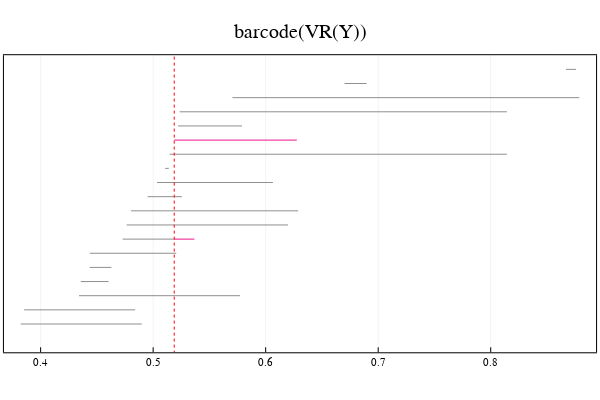

Notebook source saved alongside this figure:
### Code cell
# explore baseline and offset bar extensions
return_extension_results_at_parameter(extension)

### Figure 1 — Plotly figure (JSON) as saved in the notebook; plotly's stock layout.template omitted (floating-point values rounded to 4 significant figures)
{"data": [{"colorbar": {"title": ""}, "hoverinfo": "text", "legendgroup": "y1", "line": {"color": "rgba(143, 143, 143, 1.000)", "dash": "solid", "shape": "linear", "width": 1}, "mode": "lines", "name": "y1", "showlegend": true, "text": ["class 1", "class 1"], "type": "scatter", "x": [0.3823, 0.4899], "xaxis": "x1", "y": [1, 1], "yaxis": "y1", "zmax": null, "zmin": null}, {"colorbar": {"title": ""}, "hoverinfo": "text", "legendgroup": "y2", "line": {"color": "rgba(143, 143, 143, 1.000)", "dash": "solid", "shape": "linear", "width": 1}, "mode": "lines", "name": "y2", "showlegend": true, "text": ["class 8", "class 8"], "type": "scatter", "x": [0.3854, 0.484], "xaxis": "x1", "y": [2, 2], "yaxis": "y1", "zmax": null, "zmin": null}, {"colorbar": {"title": ""}, "hoverinfo": "text", "legendgroup": "y3", "line": {"color": "rgba(143, 143, 143, 1.000)", "dash": "solid", "shape": "linear", "width": 1}, "mode": "lines", "name": "y3", "showlegend": true, "text": ["class 9", "class 9"], "type": "scatter", "x": [0.4341, 0.5771], "xaxis": "x1", "y": [3, 3], "yaxis": "y1", "zmax": null, "zmin": null}, {"colorbar": {"title": ""}, "hoverinfo": "text", "legendgroup": "y4", "line": {"color": "rgba(143, 143, 143, 1.000)", "dash": "solid", "shape": "linear", "width": 1}, "mode": "lines", "name": "y4", "showlegend": true, "text": ["class 10", "class 10"], "type": "scatter", "x": [0.4357, 0.4604], "xaxis": "x1", "y": [4, 4], "yaxis": "y1", "zmax": null, "zmin": null}, {"colorbar": {"title": ""}, "hoverinfo": "text", "legendgroup": "y5", "line": {"color": "rgba(143, 143, 143, 1.000)", "dash": "solid", "shape": "linear", "width": 1}, "mode": "lines", "name": "y5", "showlegend": true, "text": ["class 2", "class 2"], "type": "scatter", "x": [0.4436, 0.4629], "xaxis": "x1", "y": [5, 5], "yaxis": "y1", "zmax": null, "zmin": null}, {"colorbar": {"title": ""}, "hoverinfo": "text", "legendgroup": "y6", "line": {"color": "rgba(143, 143, 143, 1.000)", "dash": "solid", "shape": "linear", "width": 1}, "mode": "lines", "name": "y6", "showlegend": true, "text": ["class 3", "class 3"], "type": "scatter", "x": [0.4436, 0.5205], "xaxis": "x1", "y": [6, 6], "yaxis": "y1", "zmax": null, "zmin": null}, {"colorbar": {"title": ""}, "hoverinfo": "text", "legendgroup": "y7", "line": {"color": "rgba(143, 143, 143, 1.000)", "dash": "solid", "shape": "linear", "width": 1}, "mode": "lines", "name": "y7", "showlegend": true, "text": ["class 18", "class 18"], "type": "scatter", "x": [0.4729, 0.5187], "xaxis": "x1", "y": [7, 7], "yaxis": "y1", "zmax": null, "zmin": null}, {"colorbar": {"title": ""}, "hoverinfo": "text", "legendgroup": "y8", "line": {"color": "rgba(238, 18, 137, 1.000)", "dash": "solid", "shape": "linear", "width": 1}, "mode": "lines", "name": "y8", "showlegend": true, "text": ["class 18", "class 18"], "type": "scatter", "x": [0.5187, 0.5366], "xaxis": "x1", "y": [7, 7], "yaxis": "y1", "zmax": null, "zmin": null}, {"colorbar": {"title": ""}, "hoverinfo": "text", "legendgroup": "y9", "line": {"color": "rgba(143, 143, 143, 1.000)", "dash": "solid", "shape": "linear", "width": 1}, "mode": "lines", "name": "y9", "showlegend": true, "text": ["class 19", "class 19"], "type": "scatter", "x": [0.4764, 0.6198], "xaxis": "x1", "y": [8, 8], "yaxis": "y1", "zmax": null, "zmin": null}, {"colorbar": {"title": ""}, "hoverinfo": "text", "legendgroup": "y10", "line": {"color": "rgba(143, 143, 143, 1.000)", "dash": "solid", "shape": "linear", "width": 1}, "mode": "lines", "name": "y10", "showlegend": true, "text": ["class 4", "class 4"], "type": "scatter", "x": [0.4803, 0.6289], "xaxis": "x1", "y": [9, 9], "yaxis": "y1", "zmax": null, "zmin": null}, {"colorbar": {"title": ""}, "hoverinfo": "text", "legendgroup": "y11", "line": {"color": "rgba(143, 143, 143, 1.000)", "dash": "solid", "shape": "linear", "width": 1}, "mode": "lines", "name": "y11", "showlegend": true, "text": ["class 11", "class 11"], "type": "scatter", "x": [0.4951, 0.5256], "xaxis": "x1", "y": [10, 10], "yaxis": "y1", "zmax": null, "zmin": null}, {"colorbar": {"title": ""}, "hoverinfo": "text", "legendgroup": "y12", "line": {"color": "rgba(143, 143, 143, 1.000)", "dash": "solid", "shape": "linear", "width": 1}, "mode": "lines", "name": "y12", "showlegend": true, "text": ["class 12", "class 12"], "type": "scatter", "x": [0.5035, 0.6064], "xaxis": "x1", "y": [11, 11], "yaxis": "y1", "zmax": null, "zmin": null}, {"colorbar": {"title": ""}, "hoverinfo": "text", "legendgroup": "y13", "line": {"color": "rgba(143, 143, 143, 1.000)", "dash": "solid", "shape": "linear", "width": 1}, "mode": "lines", "name": "y13", "showlegend": true, "text": ["class 13", "class 13"], "type": "scatter", "x": [0.5107, 0.5139], "xaxis": "x1", "y": [12, 12], "yaxis": "y1", "zmax": null, "zmin": null}, {"colorbar": {"title": ""}, "hoverinfo": "text", "legendgroup": "y14", "line": {"color": "rgba(143, 143, 143, 1.000)", "dash": "solid", "shape": "linear", "width": 1}, "mode": "lines", "name": "y14", "showlegend": true, "text": ["class 14", "class 14"], "type": "scatter", "x": [0.5146, 0.8144], "xaxis": "x1", "y": [13, 13], "yaxis": "y1", "zmax": null, "zmin": null}, {"colorbar": {"title": ""}, "hoverinfo": "text", "legendgroup": "y15", "line": {"color": "rgba(143, 143, 143, 1.000)", "dash": "solid", "shape": "linear", "width": 1}, "mode": "lines", "name": "y15", "showlegend": true, "text": ["class 15", "class 15"], "type": "scatter", "x": [0.5187, 0.5187], "xaxis": "x1", "y": [14, 14], "yaxis": "y1", "zmax": null, "zmin": null}, {"colorbar": {"title": ""}, "hoverinfo": "text", "legendgroup": "y16", "line": {"color": "rgba(238, 18, 137, 1.000)", "dash": "solid", "shape": "linear", "width": 1}, "mode": "lines", "name": "y16", "showlegend": true, "text": ["class 15", "class 15"], "type": "scatter", "x": [0.5187, 0.6277], "xaxis": "x1", "y": [14, 14], "yaxis": "y1", "zmax": null, "zmin": null}, {"colorbar": {"title": ""}, "hoverinfo": "text", "legendgroup": "y17", "line": {"color": "rgba(143, 143, 143, 1.000)", "dash": "solid", "shape": "linear", "width": 1}, "mode": "lines", "name": "y17", "showlegend": true, "text": ["class 5", "class 5"], "type": "scatter", "x": [0.5221, 0.579], "xaxis": "x1", "y": [15, 15], "yaxis": "y1", "zmax": null, "zmin": null}, {"colorbar": {"title": ""}, "hoverinfo": "text", "legendgroup": "y18", "line": {"color": "rgba(143, 143, 143, 1.000)", "dash": "solid", "shape": "linear", "width": 1}, "mode": "lines", "name": "y18", "showlegend": true, "text": ["class 16", "class 16"], "type": "scatter", "x": [0.5235, 0.8144], "xaxis": "x1", "y": [16, 16], "yaxis": "y1", "zmax": null, "zmin": null}, {"colorbar": {"title": ""}, "hoverinfo": "text", "legendgroup": "y19", "line": {"color": "rgba(143, 143, 143, 1.000)", "dash": "solid", "shape": "linear", "width": 1}, "mode": "lines", "name": "y19", "showlegend": true, "text": ["class 17", "class 17"], "type": "scatter", "x": [0.5705, 0.8787], "xaxis": "x1", "y": [17, 17], "yaxis": "y1", "zmax": null, "zmin": null}, {"colorbar": {"title": ""}, "hoverinfo": "text", "legendgroup": "y20", "line": {"color": "rgba(143, 143, 143, 1.000)", "dash": "solid", "shape": "linear", "width": 1}, "mode": "lines", "name": "y20", "showlegend": true, "text": ["class 6", "class 6"], "type": "scatter", "x": [0.6701, 0.6897], "xaxis": "x1", "y": [18, 18], "yaxis": "y1", "zmax": null, "zmin": null}, {"colorbar": {"title": ""}, "hoverinfo": "text", "legendgroup": "y21", "line": {"color": "rgba(143, 143, 143, 1.000)", "dash": "solid", "shape": "linear", "width": 1}, "mode": "lines", "name": "y21", "showlegend": true, "text": ["class 7", "class 7"], "type": "scatter", "x": [0.8668, 0.8758], "xaxis": "x1", "y": [19, 19], "yaxis": "y1", "zmax": null, "zmin": null}, {"colorbar": {"title": ""}, "legendgroup": "y22", "line": {"color": "rgba(255, 0, 0, 1.000)", "dash": "dot", "shape": "linear", "width": 1}, "mode": "lines", "name": "y22", "showlegend": true, "type": "scatter", "x": [0.5187, 0.5187], "xaxis": "x1", "y": [-2101, 2120], "yaxis": "y1", "zmax": null, "zmin": null}], "layout": {"annotations": [{"font": {"color": "rgba(0, 0, 0, 1.000)", "family": "sans-serif", "size": 20}, "rotation": 0, "showarrow": false, "text": "barcode(VR(Y))", "x": 0.5, "xanchor": "center", "xref": "paper", "y": 1, "yanchor": "top", "yref": "paper"}], "height": 400, "margin": {"b": 20, "l": 0, "r": 0, "t": 20}, "paper_bgcolor": "rgba(255, 255, 255, 1.000)", "plot_bgcolor": "rgba(255, 255, 255, 1.000)", "showlegend": false, "width": 600, "xaxis": {"anchor": "y1", "domain": [0.006562, 0.9934], "gridcolor": "rgba(0, 0, 0, 0.100)", "gridwidth": 0.5, "linecolor": "rgba(0, 0, 0, 1.000)", "mirror": true, "range": [0.3674, 0.8936], "showgrid": true, "showline": true, "showticklabels": true, "tickangle": 0, "tickcolor": "rgb(0, 0, 0)", "tickfont": {"color": "rgba(0, 0, 0, 1.000)", "family": "sans-serif", "size": 11}, "tickmode": "array", "ticks": "inside", "ticktext": ["0.4", "0.5", "0.6", "0.7", "0.8"], "tickvals": [0.4, 0.5, 0.6, 0.7, 0.8], "title": "", "titlefont": {"color": "rgba(0, 0, 0, 1.000)", "family": "sans-serif", "size": 15}, "type": "-", "visible": true, "zeroline": false, "zerolinecolor": "rgba(0, 0, 0, 1.000)"}, "yaxis": {"anchor": "x1", "domain": [0.07699, 0.9022], "gridcolor": "rgba(0, 0, 0, 0.100)", "gridwidth": 0.5, "linecolor": "rgba(0, 0, 0, 1.000)", "mirror": true, "range": [-1, 20], "showgrid": true, "showline": true, "showticklabels": true, "tickangle": 0, "tickcolor": "rgb(0, 0, 0)", "tickfont": {"color": "rgba(0, 0, 0, 1.000)", "family": "sans-serif", "size": 11}, "tickmode": "array", "ticks": "inside", "ticktext": [], "tickvals": [], "title": "", "titlefont": {"color": "rgba(0, 0, 0, 1.000)", "family": "sans-serif", "size": 15}, "type": "-", "visible": true, "zeroline": false, "zerolinecolor": "rgba(0, 0, 0, 1.000)"}}}
